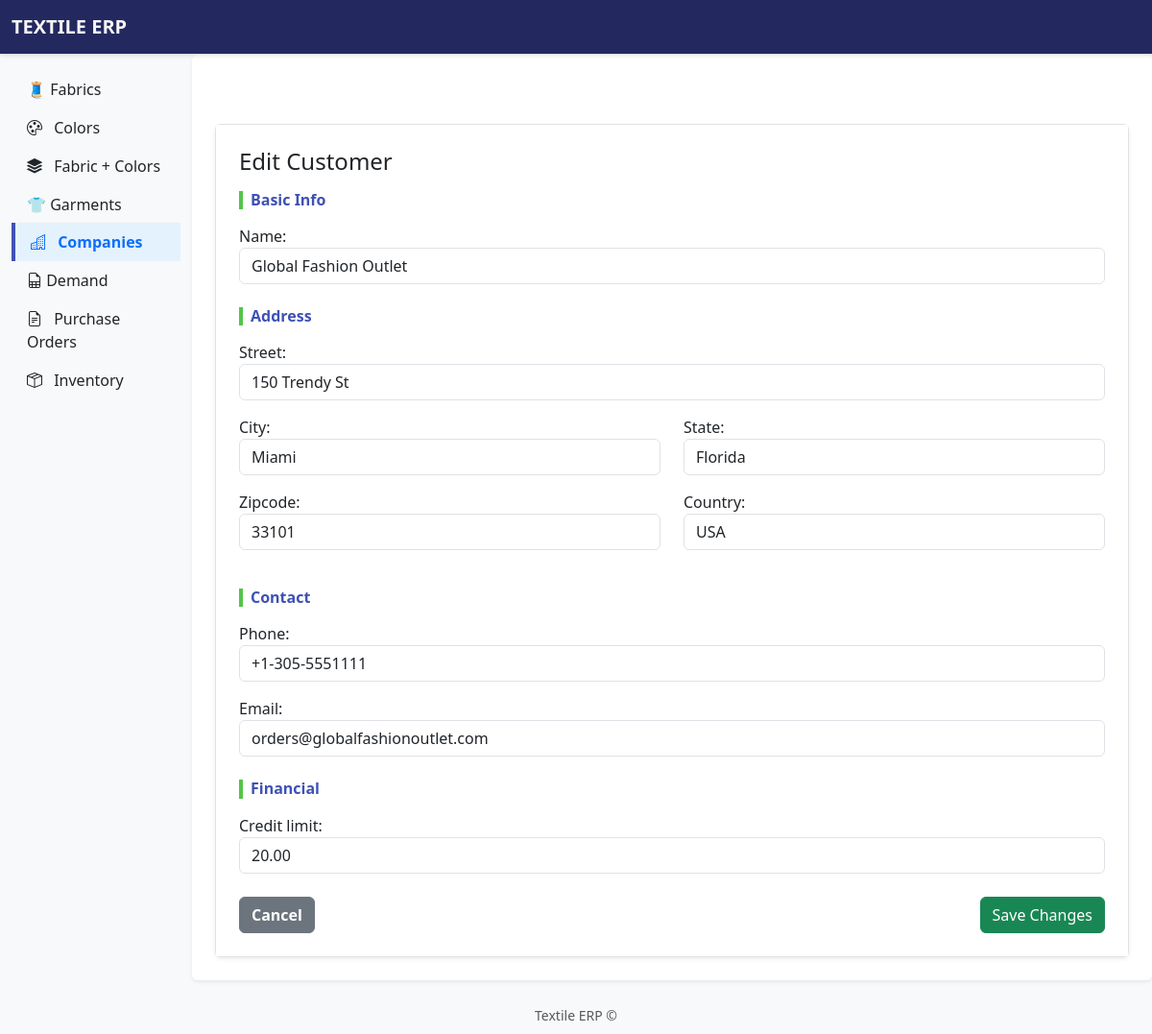
The page /companies/edit_customer/18/ on the database its author committed.
### apps/companies/models.py (models this page shows, shortened)
class Company(models.Model):
    name = models.CharField(max_length=150, unique=True)
    street = models.CharField(max_length=150)
    city = models.CharField(max_length=100)
    state = models.CharField(max_length=100)
    zipcode = models.CharField(max_length=20)
    country = models.CharField(max_length=100)
    phone = models.CharField(max_length=20, blank=True, null=True)
    email = models.EmailField(blank=True, null=True)
    is_active = models.BooleanField(default=True)

class Customer(models.Model):
    company = models.OneToOneField(Company, on_delete=models.CASCADE)
    credit_limit = models.DecimalField(max_digits=10, decimal_places=2)

### apps/companies/views.py (the view)
# urls.py: path('edit_customer/<int:company_id>/', views.edit_company_customer, name='edit_company_customer'),
def edit_company_customer(request, company_id):
    company = get_object_or_404(Company, id=company_id)
    customer = get_object_or_404(Customer, company=company)
    company_form = AddCompanyForm(request.POST or None, instance=company)
    customer_form = AddCustomerForm(request.POST or None, instance=customer)
    if request.method == "POST":
        if company_form.is_valid() and customer_form.is_valid():
            company_form.save()
            customer_form.save()
            return redirect('companies:companies_list')
    return render(request, 'companies/edit_company_customer.html', {
        'company_form': company_form,
        'customer_form': customer_form,
    })

### apps/companies/forms.py
class AddCompanyForm(forms.ModelForm):
    class Meta:
        model = Company
        fields = ['name', 'street', 'city', 'state', 'zipcode', 'country', 'phone', 'email']
        widgets = {
            'name': forms.TextInput(attrs={'class': 'form-control'}),
            'street': forms.TextInput(attrs={'class': 'form-control'}),
            'city': forms.TextInput(attrs={'class': 'form-control'}),
            'state': forms.TextInput(attrs={'class': 'form-control'}),
            'zipcode': forms.TextInput(attrs={'class': 'form-control'}),
            'country': forms.TextInput(attrs={'class': 'form-control'}),
            'phone': forms.TextInput(attrs={'class': 'form-control'}),
            'email': forms.EmailInput(attrs={'class': 'form-control'}),
        }

class AddCustomerForm(forms.ModelForm):
    class Meta:
        model = Customer
        fields = ['credit_limit']
        widgets = {
            'credit_limit': forms.TextInput(attrs={'class': 'form-control'})
        }

### apps/companies/templates/companies/edit_company_customer.html (shortened to what this page needs)
{% extends "base.html" %}
{% block content %}
<div class="mt-5">
  <div class="card shadow-sm">
    <div class="card-body">
      <form method="post">
        <h4 class="mb-3">Edit Customer</h4>
        {% include "companies/_company_form.html" with form=company_form %}
        {% include "companies/_customer_form.html" with customer_form=customer_form %}
        <div class="d-flex justify-content-between mt-4">
          <a href="{% url 'companies:companies_list' %}" class="btn btn-secondary">Cancel</a>
          <button type="submit" class="btn btn-success">Save Changes</button>
        </div>
      </form>
    </div>
  </div>
</div>
{% endblock %}

### apps/companies/templates/companies/_company_form.html (shortened to what this page needs)
<div class="mb-4">
    <h6 class="section-header">Basic Info</h6>
    <div class="mb-3">
        {{ form.name.label_tag }}
        {{ form.name }}
    </div>
</div>
<div class="mb-4">
    <h6 class="section-header">Address</h6>
    <div class="mb-3">
        {{ form.street.label_tag }}
        {{ form.street }}
    </div>
    <div class="row">
        <div class="col-md-6 mb-3">
            {{ form.city.label_tag }}
            {{ form.city }}
        </div>
        <div class="col-md-6 mb-3">
            {{ form.state.label_tag }}
            {{ form.state }}
        </div>
    </div>
    <div class="row">
        <div class="col-md-6 mb-3">
            {{ form.zipcode.label_tag }}
            {{ form.zipcode }}
        </div>
        <div class="col-md-6 mb-3">
            {{ form.country.label_tag }}
            {{ form.country }}
        </div>
    </div>
</div>
<div class="mb-4">
    <h6 class="section-header">Contact</h6>
    <div class="col-md-12 mb-3">
        {{ form.phone.label_tag }}
        {{ form.phone }}
    </div>
    <div class="col-md-12 mb-3">
        {{ form.email.label_tag }}
        {{ form.email }}
    </div>
</div>

### apps/companies/templates/companies/_customer_form.html (shortened to what this page needs)
<div class="mb-4">
    <h6 class="section-header">Financial</h6>
    <div class="mb-3">
        {{ customer_form.credit_limit.label_tag }}
        {{ customer_form.credit_limit }}
    </div>
</div>

### static/css/base.css (style rules this page uses)
.card { border: 1px solid #dee2e6; border-radius: 6px; }
.card-body { background-color: #ffffff; padding: 1.5rem; }
.btn-secondary { background-color: #6c757d; border-color: #6c757d; color: #fff; border-radius: 6px; font-weight: 600; }
.section-header { font-size: 1rem; font-weight: 600; color: #3f51b5; border-left: 4px solid #53c54a; padding-left: 8px; margin-bottom: 1rem; }

### rows shown on the page
Company: name "Global Fashion Outlet", street "150 Trendy St", city "Miami", state "Florida", zipcode "33101", country "USA", phone "+1-305-5551111", email "orders@globalfashionoutlet.com"
Customer: credit_limit "20.00"

### other values the page prints
{{ customer_form.credit_limit.label_tag }} "Credit limit:"
